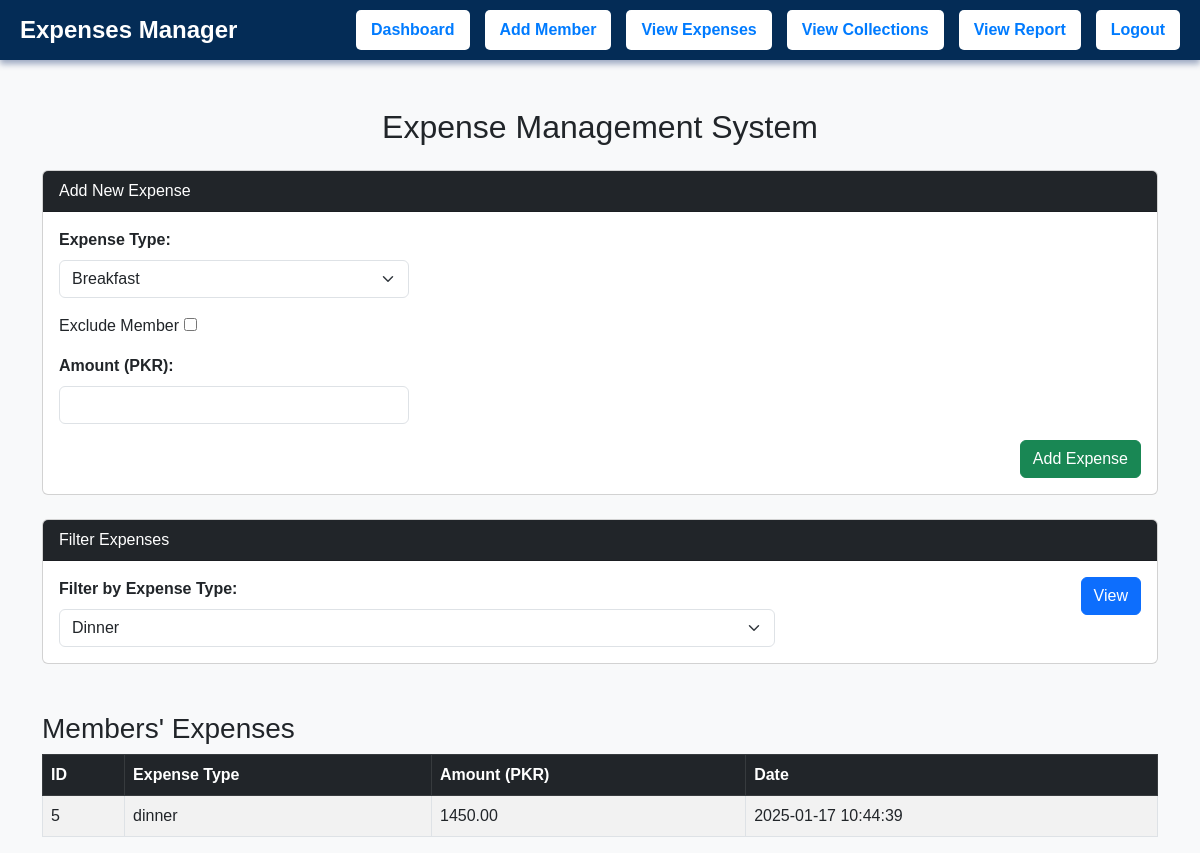
Screenshot of /expenses.php?expense_type=dinner (signed in) with the database file from the repository.
### tables this page shows
CREATE TABLE IF NOT EXISTS `expenses` (
  `id` int NOT NULL AUTO_INCREMENT,
  `name` varchar(50) DEFAULT NULL,
  `expense_type` varchar(50) DEFAULT NULL,
  `amount` decimal(10,2) DEFAULT NULL,
  `created_at` timestamp NULL DEFAULT CURRENT_TIMESTAMP,
  `exclude_member` varchar(50) NOT NULL,
  PRIMARY KEY (`id`)
);

### expenses.php (the view, shortened to what this page needs)
<?php
include 'connection.php';
        $expense_type_filter = isset($_GET['expense_type']) ? $_GET['expense_type'] : '';
        $query = "SELECT * FROM expenses";
        if (!empty($expense_type_filter)) {
            $expense_type_filter = mysqli_real_escape_string($conn, $expense_type_filter);
            $query .= " WHERE expense_type = '$expense_type_filter'";
        }
        $result = mysqli_query($conn, $query);
?>
<!DOCTYPE html>
<html lang="en">
<head>
    <link href="https://cdn.jsdelivr.net/npm/bootstrap@5.3.0/dist/css/bootstrap.min.css" rel="stylesheet">
</head>
<body>
 <div class="navbar"  >
        <a href="index.php"  class="logo">Expenses Manager</a>
        <div class="nav-buttons" >
            <a href="index.php">Dashboard</a>
            <a href="add_member.php">Add Member</a>
            <a href="expenses.php">View Expenses</a>
            <a href="collections.php">View Collections</a>
            <a href="report.php">View Report</a>
            <a href="logout.php">Logout</a>
        </div>
    </div>
<div class="container mt-5">
    <h2 class="text-center">Expense Management System</h2>
    <div class="card mt-4">
        <div class="card-header bg-dark text-white">Add New Expense</div>
        <div class="card-body">
            <form method="POST" class="row g-3">
                <div class="col-md-4">
                    <label for="expense_type" class="form-label">Expense Type:</label>
                    <select name="expense_type" id="expense_type" class="form-select" onchange="toggleOtherExpenseInput()" required>
                        <option value="breakfast">Breakfast</option>
                    </select>
                </div>
<div>
    <label for="exclude_member_checkbox">Exclude Member</label>
    <input type="checkbox" id="exclude_member_checkbox" name="exclude_member_checkbox[]" value="1">
</div>
                <div class="col-md-4">
                    <label for="amount" class="form-label">Amount (PKR):</label>
                    <input type="number" step="0.01" name="amount" id="amount" class="form-control" required>
                </div>
                <div class="col-12 text-end">
                    <button type="submit" name="add_expense" class="btn btn-success">Add Expense</button>
                </div>
            </form>
        </div>
    </div>
    <div class="card mt-4">
        <div class="card-header bg-dark text-white">Filter Expenses</div>
        <div class="card-body">
            <form method="GET" class="row g-3">
                <div class="col-md-8">
                    <label for="filter_expense_type" class="form-label">Filter by Expense Type:</label>
                    <select name="expense_type" id="filter_expense_type" class="form-select">
                        <option value="dinner" <?php echo ($expense_type_filter == 'dinner') ? 'selected' : ''; ?>>Dinner</option>
                    </select>
                </div>
                <div class="col-md-4 text-end">
                    <button type="submit" class="btn btn-primary">View</button>
                </div>
            </form>
        </div>
    </div>
    <h3 class="mt-5">Members' Expenses</h3>
    <table class="table table-bordered table-striped">
        <thead class="table-dark">
        <tr>
            <th>ID</th>
            <th>Expense Type</th>
            <th>Amount (PKR)</th>
            <th>Date</th>
        </tr>
        </thead>
        <tbody>
        <?php
        if ($result && mysqli_num_rows($result) > 0) {
            while ($row = mysqli_fetch_assoc($result)) {
                echo "<tr><td>{$row['id']}</td><td>" . htmlspecialchars($row['expense_type']) . "</td><td>" . htmlspecialchars($row['amount']) . "</td><td>" . htmlspecialchars($row['created_at']) . "</td></tr>";
            }
        } else {
            echo "<tr><td colspan='4'>No expenses found</td></tr>";
        }
        ?>
        </tbody>
    </table>
</div>
</body>
</html>

### expenses.php (style rules this page uses)
body { background-color: #f8f9fa; font-family: Arial, sans-serif; }
.form-label { font-weight: bold; }
.navbar { display: flex; justify-content: space-between; align-items: center; padding: 10px 20px; background-color:rgb(4, 44, 86); color: #fff; box-shadow: 0 4px 6px rgba(5, 35, 99, 0.37); }
.navbar .logo { font-size: 1.5rem; font-weight: bold; color: #fff; text-decoration: none; }
.navbar .nav-buttons { display: flex; gap: 15px; }
.navbar .nav-buttons a { text-decoration: none; font-weight: bold; color: #007bff; background-color: #fff; padding: 8px 15px; border-radius: 5px; transition: all 0.3s ease; }

### rows the page displays
expenses: id "5", expense_type "dinner", amount "1450.00", created_at "2025-01-17 10:44:39"
